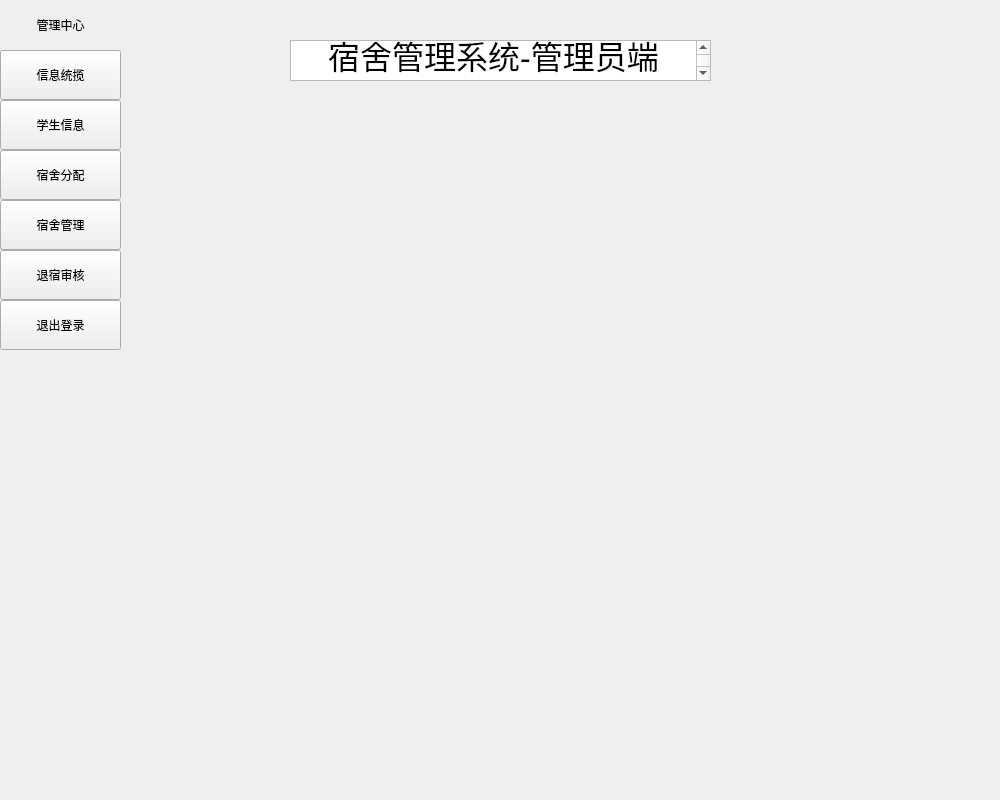
<?xml version="1.0" encoding="UTF-8"?>
<ui version="4.0">
 <class>adminWidget</class>
 <widget class="QWidget" name="adminWidget">
  <property name="geometry">
   <rect>
    <x>0</x>
    <y>0</y>
    <width>1000</width>
    <height>800</height>
   </rect>
  </property>
  <property name="minimumSize">
   <size>
    <width>1000</width>
    <height>800</height>
   </size>
  </property>
  <property name="maximumSize">
   <size>
    <width>1000</width>
    <height>800</height>
   </size>
  </property>
  <property name="windowTitle">
   <string>adminWidget</string>
  </property>
  <widget class="QWidget" name="navList" native="true">
   <property name="geometry">
    <rect>
     <x>0</x>
     <y>0</y>
     <width>121</width>
     <height>750</height>
    </rect>
   </property>
   <property name="minimumSize">
    <size>
     <width>100</width>
     <height>750</height>
    </size>
   </property>
   <widget class="QLabel" name="centerLabel">
    <property name="geometry">
     <rect>
      <x>0</x>
      <y>0</y>
      <width>121</width>
      <height>50</height>
     </rect>
    </property>
    <property name="minimumSize">
     <size>
      <width>100</width>
      <height>50</height>
     </size>
    </property>
    <property name="maximumSize">
     <size>
      <width>16777215</width>
      <height>50</height>
     </size>
    </property>
    <property name="font">
     <font>
      <underline>false</underline>
     </font>
    </property>
    <property name="autoFillBackground">
     <bool>false</bool>
    </property>
    <property name="styleSheet">
     <string notr="true"/>
    </property>
    <property name="text">
     <string>管理中心</string>
    </property>
    <property name="alignment">
     <set>Qt::AlignmentFlag::AlignCenter</set>
    </property>
   </widget>
   <widget class="QPushButton" name="stuInfoButton">
    <property name="geometry">
     <rect>
      <x>0</x>
      <y>100</y>
      <width>121</width>
      <height>50</height>
     </rect>
    </property>
    <property name="minimumSize">
     <size>
      <width>100</width>
      <height>50</height>
     </size>
    </property>
    <property name="styleSheet">
     <string notr="true"/>
    </property>
    <property name="text">
     <string>学生信息</string>
    </property>
   </widget>
   <widget class="QPushButton" name="dormDistrubuteButton">
    <property name="geometry">
     <rect>
      <x>0</x>
      <y>150</y>
      <width>121</width>
      <height>50</height>
     </rect>
    </property>
    <property name="minimumSize">
     <size>
      <width>100</width>
      <height>50</height>
     </size>
    </property>
    <property name="styleSheet">
     <string notr="true"/>
    </property>
    <property name="text">
     <string>宿舍分配</string>
    </property>
   </widget>
   <widget class="QPushButton" name="dormManageButton">
    <property name="geometry">
     <rect>
      <x>0</x>
      <y>200</y>
      <width>121</width>
      <height>50</height>
     </rect>
    </property>
    <property name="minimumSize">
     <size>
      <width>100</width>
      <height>50</height>
     </size>
    </property>
    <property name="text">
     <string>宿舍管理</string>
    </property>
   </widget>
   <widget class="QPushButton" name="checkOutButton">
    <property name="geometry">
     <rect>
      <x>0</x>
      <y>250</y>
      <width>121</width>
      <height>50</height>
     </rect>
    </property>
    <property name="minimumSize">
     <size>
      <width>100</width>
      <height>50</height>
     </size>
    </property>
    <property name="text">
     <string>退宿审核</string>
    </property>
   </widget>
   <widget class="QPushButton" name="sumButton">
    <property name="geometry">
     <rect>
      <x>0</x>
      <y>50</y>
      <width>121</width>
      <height>50</height>
     </rect>
    </property>
    <property name="minimumSize">
     <size>
      <width>100</width>
      <height>50</height>
     </size>
    </property>
    <property name="styleSheet">
     <string notr="true"/>
    </property>
    <property name="text">
     <string>信息统揽</string>
    </property>
   </widget>
   <widget class="QPushButton" name="logoutButton">
    <property name="geometry">
     <rect>
      <x>0</x>
      <y>300</y>
      <width>121</width>
      <height>50</height>
     </rect>
    </property>
    <property name="minimumSize">
     <size>
      <width>100</width>
      <height>50</height>
     </size>
    </property>
    <property name="styleSheet">
     <string notr="true"/>
    </property>
    <property name="text">
     <string>退出登录</string>
    </property>
   </widget>
  </widget>
  <widget class="QTextBrowser" name="textBrowser">
   <property name="geometry">
    <rect>
     <x>290</x>
     <y>40</y>
     <width>421</width>
     <height>41</height>
    </rect>
   </property>
   <property name="html">
    <string>&lt;!DOCTYPE HTML PUBLIC &quot;-//W3C//DTD HTML 4.0//EN&quot; &quot;http://www.w3.org/TR/REC-html40/strict.dtd&quot;&gt;
&lt;html&gt;&lt;head&gt;&lt;meta name=&quot;qrichtext&quot; content=&quot;1&quot; /&gt;&lt;meta charset=&quot;utf-8&quot; /&gt;&lt;style type=&quot;text/css&quot;&gt;
p, li { white-space: pre-wrap; }
hr { height: 1px; border-width: 0; }
li.unchecked::marker { content: &quot;\2610&quot;; }
li.checked::marker { content: &quot;\2612&quot;; }
&lt;/style&gt;&lt;/head&gt;&lt;body style=&quot; font-family:'.AppleSystemUIFont'; font-size:13pt; font-weight:400; font-style:normal;&quot;&gt;
&lt;p align=&quot;center&quot; style=&quot; margin-top:0px; margin-bottom:0px; margin-left:0px; margin-right:0px; -qt-block-indent:0; text-indent:0px;&quot;&gt;&lt;span style=&quot; font-size:24pt;&quot;&gt;宿舍管理系统-管理员端&lt;/span&gt;&lt;/p&gt;&lt;/body&gt;&lt;/html&gt;</string>
   </property>
  </widget>
  <widget class="QStackedWidget" name="stackedWidget">
   <property name="geometry">
    <rect>
     <x>150</x>
     <y>110</y>
     <width>711</width>
     <height>591</height>
    </rect>
   </property>
   <widget class="QWidget" name="sumPage"/>
   <widget class="QWidget" name="stuPage">
    <widget class="QTabWidget" name="stuTab">
     <property name="geometry">
      <rect>
       <x>20</x>
       <y>0</y>
       <width>681</width>
       <height>511</height>
      </rect>
     </property>
     <property name="currentIndex">
      <number>1</number>
     </property>
     <widget class="QWidget" name="infoTab">
      <attribute name="title">
       <string>名单</string>
      </attribute>
      <widget class="QTableWidget" name="stuInfoTable">
       <property name="geometry">
        <rect>
         <x>0</x>
         <y>0</y>
         <width>681</width>
         <height>481</height>
        </rect>
       </property>
      </widget>
     </widget>
     <widget class="QWidget" name="searchTab">
      <attribute name="title">
       <string>搜索</string>
      </attribute>
      <widget class="QPushButton" name="searchButton">
       <property name="geometry">
        <rect>
         <x>290</x>
         <y>50</y>
         <width>100</width>
         <height>32</height>
        </rect>
       </property>
       <property name="text">
        <string>搜索</string>
       </property>
      </widget>
      <widget class="QTableWidget" name="resultTable">
       <property name="geometry">
        <rect>
         <x>-5</x>
         <y>90</y>
         <width>681</width>
         <height>391</height>
        </rect>
       </property>
      </widget>
      <widget class="QWidget" name="layoutWidget">
       <property name="geometry">
        <rect>
         <x>100</x>
         <y>10</y>
         <width>491</width>
         <height>51</height>
        </rect>
       </property>
       <layout class="QHBoxLayout" name="horizontalLayout">
        <item>
         <widget class="QLabel" name="name">
          <property name="text">
           <string>姓名：</string>
          </property>
         </widget>
        </item>
        <item>
         <widget class="QLineEdit" name="nameEdit">
          <property name="text">
           <string/>
          </property>
         </widget>
        </item>
        <item>
         <widget class="QLabel" name="id">
          <property name="text">
           <string>学号：</string>
          </property>
         </widget>
        </item>
        <item>
         <widget class="QLineEdit" name="idEdit"/>
        </item>
       </layout>
      </widget>
     </widget>
    </widget>
   </widget>
   <widget class="QWidget" name="dormMPage">
    <widget class="QTabWidget" name="manageTab">
     <property name="geometry">
      <rect>
       <x>10</x>
       <y>0</y>
       <width>681</width>
       <height>581</height>
      </rect>
     </property>
     <property name="baseSize">
      <size>
       <width>0</width>
       <height>0</height>
      </size>
     </property>
     <property name="currentIndex">
      <number>0</number>
     </property>
     <property name="iconSize">
      <size>
       <width>50</width>
       <height>16</height>
      </size>
     </property>
     <widget class="QWidget" name="bdTable">
      <attribute name="title">
       <string>楼栋信息</string>
      </attribute>
      <widget class="QTableWidget" name="bldgTable">
       <property name="geometry">
        <rect>
         <x>0</x>
         <y>0</y>
         <width>671</width>
         <height>551</height>
        </rect>
       </property>
      </widget>
     </widget>
     <widget class="QWidget" name="bd_mTable">
      <attribute name="title">
       <string>楼栋管理</string>
      </attribute>
      <widget class="QTextBrowser" name="textBrowser_2">
       <property name="geometry">
        <rect>
         <x>20</x>
         <y>10</y>
         <width>91</width>
         <height>41</height>
        </rect>
       </property>
       <property name="html">
        <string>&lt;!DOCTYPE HTML PUBLIC &quot;-//W3C//DTD HTML 4.0//EN&quot; &quot;http://www.w3.org/TR/REC-html40/strict.dtd&quot;&gt;
&lt;html&gt;&lt;head&gt;&lt;meta name=&quot;qrichtext&quot; content=&quot;1&quot; /&gt;&lt;meta charset=&quot;utf-8&quot; /&gt;&lt;style type=&quot;text/css&quot;&gt;
p, li { white-space: pre-wrap; }
hr { height: 1px; border-width: 0; }
li.unchecked::marker { content: &quot;\2610&quot;; }
li.checked::marker { content: &quot;\2612&quot;; }
&lt;/style&gt;&lt;/head&gt;&lt;body style=&quot; font-family:'.AppleSystemUIFont'; font-size:13pt; font-weight:400; font-style:normal;&quot;&gt;
&lt;p style=&quot; margin-top:0px; margin-bottom:0px; margin-left:0px; margin-right:0px; -qt-block-indent:0; text-indent:0px;&quot;&gt;&lt;span style=&quot; font-size:18pt;&quot;&gt;删除楼栋&lt;/span&gt;&lt;/p&gt;&lt;/body&gt;&lt;/html&gt;</string>
       </property>
      </widget>
      <widget class="QTextBrowser" name="textBrowser_3">
       <property name="geometry">
        <rect>
         <x>20</x>
         <y>110</y>
         <width>511</width>
         <height>41</height>
        </rect>
       </property>
       <property name="html">
        <string>&lt;!DOCTYPE HTML PUBLIC &quot;-//W3C//DTD HTML 4.0//EN&quot; &quot;http://www.w3.org/TR/REC-html40/strict.dtd&quot;&gt;
&lt;html&gt;&lt;head&gt;&lt;meta name=&quot;qrichtext&quot; content=&quot;1&quot; /&gt;&lt;meta charset=&quot;utf-8&quot; /&gt;&lt;style type=&quot;text/css&quot;&gt;
p, li { white-space: pre-wrap; }
hr { height: 1px; border-width: 0; }
li.unchecked::marker { content: &quot;\2610&quot;; }
li.checked::marker { content: &quot;\2612&quot;; }
&lt;/style&gt;&lt;/head&gt;&lt;body style=&quot; font-family:'.AppleSystemUIFont'; font-size:13pt; font-weight:400; font-style:normal;&quot;&gt;
&lt;p style=&quot; margin-top:0px; margin-bottom:0px; margin-left:0px; margin-right:0px; -qt-block-indent:0; text-indent:0px;&quot;&gt;&lt;span style=&quot; font-size:18pt;&quot;&gt;增添/修改楼栋（修改功能只能修改层数、房间数、床位数）&lt;/span&gt;&lt;/p&gt;&lt;/body&gt;&lt;/html&gt;</string>
       </property>
      </widget>
      <widget class="QPushButton" name="b_addButton">
       <property name="geometry">
        <rect>
         <x>230</x>
         <y>270</y>
         <width>68</width>
         <height>32</height>
        </rect>
       </property>
       <property name="text">
        <string>增加</string>
       </property>
      </widget>
      <widget class="QPushButton" name="b_modifyButton">
       <property name="geometry">
        <rect>
         <x>310</x>
         <y>270</y>
         <width>68</width>
         <height>32</height>
        </rect>
       </property>
       <property name="text">
        <string>修改</string>
       </property>
      </widget>
      <widget class="QWidget" name="layoutWidget">
       <property name="geometry">
        <rect>
         <x>10</x>
         <y>60</y>
         <width>441</width>
         <height>38</height>
        </rect>
       </property>
       <layout class="QHBoxLayout" name="horizontalLayout_3">
        <item>
         <widget class="QLabel" name="deleteLabel">
          <property name="text">
           <string>    园区：</string>
          </property>
         </widget>
        </item>
        <item>
         <widget class="QComboBox" name="delete_locCombo"/>
        </item>
        <item>
         <widget class="QLabel" name="label">
          <property name="text">
           <string>    楼栋号：</string>
          </property>
         </widget>
        </item>
        <item>
         <widget class="QComboBox" name="delete_bldgCombo"/>
        </item>
        <item>
         <widget class="QPushButton" name="b_deleteButton">
          <property name="text">
           <string>删除</string>
          </property>
         </widget>
        </item>
       </layout>
      </widget>
      <widget class="QWidget" name="layoutWidget">
       <property name="geometry">
        <rect>
         <x>50</x>
         <y>160</y>
         <width>521</width>
         <height>102</height>
        </rect>
       </property>
       <layout class="QHBoxLayout" name="horizontalLayout_10">
        <item>
         <layout class="QVBoxLayout" name="verticalLayout">
          <item>
           <layout class="QHBoxLayout" name="horizontalLayout_4">
            <item>
             <widget class="QLabel" name="label_2">
              <property name="text">
               <string>园区：</string>
              </property>
             </widget>
            </item>
            <item>
             <widget class="QLineEdit" name="add_locLine"/>
            </item>
           </layout>
          </item>
          <item>
           <layout class="QHBoxLayout" name="horizontalLayout_5">
            <item>
             <widget class="QLabel" name="label_3">
              <property name="text">
               <string>楼栋号：</string>
              </property>
             </widget>
            </item>
            <item>
             <widget class="QLineEdit" name="add_bldg_line"/>
            </item>
           </layout>
          </item>
          <item>
           <layout class="QHBoxLayout" name="horizontalLayout_6">
            <item>
             <widget class="QLabel" name="label_4">
              <property name="text">
               <string>类型：</string>
              </property>
             </widget>
            </item>
            <item>
             <widget class="QComboBox" name="add_genderCombo">
              <item>
               <property name="text">
                <string/>
               </property>
              </item>
              <item>
               <property name="text">
                <string>男生宿舍</string>
               </property>
              </item>
              <item>
               <property name="text">
                <string>女生宿舍</string>
               </property>
              </item>
             </widget>
            </item>
           </layout>
          </item>
         </layout>
        </item>
        <item>
         <layout class="QVBoxLayout" name="verticalLayout_2">
          <item>
           <layout class="QHBoxLayout" name="horizontalLayout_7">
            <item>
             <widget class="QLabel" name="label_5">
              <property name="text">
               <string>层数：</string>
              </property>
             </widget>
            </item>
            <item>
             <widget class="QLineEdit" name="floorEdit"/>
            </item>
           </layout>
          </item>
          <item>
           <layout class="QHBoxLayout" name="horizontalLayout_8">
            <item>
             <widget class="QLabel" name="label_6">
              <property name="text">
               <string>房间数：</string>
              </property>
             </widget>
            </item>
            <item>
             <widget class="QLineEdit" name="roomEdit"/>
            </item>
           </layout>
          </item>
          <item>
           <layout class="QHBoxLayout" name="horizontalLayout_9">
            <item>
             <widget class="QLabel" name="label_7">
              <property name="text">
               <string>床位数</string>
              </property>
             </widget>
            </item>
            <item>
             <widget class="QLineEdit" name="capacityEdit"/>
            </item>
           </layout>
          </item>
         </layout>
        </item>
       </layout>
      </widget>
     </widget>
     <widget class="QWidget" name="dmTable">
      <attribute name="title">
       <string>宿舍信息</string>
      </attribute>
      <widget class="QTableWidget" name="dmtTable">
       <property name="geometry">
        <rect>
         <x>0</x>
         <y>0</y>
         <width>671</width>
         <height>551</height>
        </rect>
       </property>
      </widget>
     </widget>
     <widget class="QWidget" name="dm_mTable">
      <attribute name="title">
       <string>宿舍管理</string>
      </attribute>
      <widget class="QLineEdit" name="dd_dormEdit">
       <property name="geometry">
        <rect>
         <x>200</x>
         <y>70</y>
         <width>191</width>
         <height>21</height>
        </rect>
       </property>
      </widget>
      <widget class="QLabel" name="label_22">
       <property name="geometry">
        <rect>
         <x>120</x>
         <y>70</y>
         <width>58</width>
         <height>16</height>
        </rect>
       </property>
       <property name="text">
        <string>宿舍号：</string>
       </property>
      </widget>
      <widget class="QWidget" name="layoutWidget_6">
       <property name="geometry">
        <rect>
         <x>110</x>
         <y>100</y>
         <width>211</width>
         <height>32</height>
        </rect>
       </property>
       <layout class="QHBoxLayout" name="horizontalLayout_28">
        <item>
         <widget class="QLabel" name="deleteLabel_6">
          <property name="text">
           <string>    宿舍类型：</string>
          </property>
         </widget>
        </item>
        <item>
         <widget class="QComboBox" name="dd_dormCombo">
          <item>
           <property name="text">
            <string/>
           </property>
          </item>
          <item>
           <property name="text">
            <string>四人间</string>
           </property>
          </item>
          <item>
           <property name="text">
            <string>单人间</string>
           </property>
          </item>
          <item>
           <property name="text">
            <string>双人间</string>
           </property>
          </item>
          <item>
           <property name="text">
            <string>六人间</string>
           </property>
          </item>
          <item>
           <property name="text">
            <string>八人间</string>
           </property>
          </item>
          <item>
           <property name="text">
            <string>十人间</string>
           </property>
          </item>
         </widget>
        </item>
       </layout>
      </widget>
      <widget class="QPushButton" name="dd_addButton">
       <property name="geometry">
        <rect>
         <x>130</x>
         <y>160</y>
         <width>100</width>
         <height>32</height>
        </rect>
       </property>
       <property name="text">
        <string>增加</string>
       </property>
      </widget>
      <widget class="QPushButton" name="dd_modifyButton">
       <property name="geometry">
        <rect>
         <x>270</x>
         <y>160</y>
         <width>100</width>
         <height>32</height>
        </rect>
       </property>
       <property name="text">
        <string>修改</string>
       </property>
      </widget>
      <widget class="QPushButton" name="dd_deleteButton">
       <property name="geometry">
        <rect>
         <x>410</x>
         <y>160</y>
         <width>100</width>
         <height>32</height>
        </rect>
       </property>
       <property name="text">
        <string>删除</string>
       </property>
      </widget>
      <widget class="QWidget" name="layoutWidget">
       <property name="geometry">
        <rect>
         <x>110</x>
         <y>20</y>
         <width>421</width>
         <height>32</height>
        </rect>
       </property>
       <layout class="QHBoxLayout" name="horizontalLayout_27">
        <item>
         <widget class="QLabel" name="deleteLabel_4">
          <property name="text">
           <string>    园区：</string>
          </property>
         </widget>
        </item>
        <item>
         <widget class="QComboBox" name="dd_locCombo"/>
        </item>
        <item>
         <widget class="QLabel" name="deleteLabel_5">
          <property name="text">
           <string>    楼栋：</string>
          </property>
         </widget>
        </item>
        <item>
         <widget class="QComboBox" name="dd_bldgCombo"/>
        </item>
       </layout>
      </widget>
     </widget>
    </widget>
   </widget>
   <widget class="QWidget" name="reviewPage">
    <widget class="QTabWidget" name="reviewTab">
     <property name="geometry">
      <rect>
       <x>20</x>
       <y>0</y>
       <width>681</width>
       <height>521</height>
      </rect>
     </property>
     <property name="currentIndex">
      <number>1</number>
     </property>
     <widget class="QWidget" name="todoTab">
      <attribute name="title">
       <string>待处理</string>
      </attribute>
      <widget class="QTableWidget" name="todoTable">
       <property name="geometry">
        <rect>
         <x>-5</x>
         <y>11</y>
         <width>681</width>
         <height>471</height>
        </rect>
       </property>
      </widget>
     </widget>
     <widget class="QWidget" name="historyTab">
      <attribute name="title">
       <string>历史记录</string>
      </attribute>
      <widget class="QWidget" name="layoutWidget_2">
       <property name="geometry">
        <rect>
         <x>90</x>
         <y>10</y>
         <width>491</width>
         <height>51</height>
        </rect>
       </property>
       <layout class="QHBoxLayout" name="horizontalLayout_11">
        <item>
         <widget class="QLabel" name="d_name_2">
          <property name="text">
           <string>姓名：</string>
          </property>
         </widget>
        </item>
        <item>
         <widget class="QLineEdit" name="r_nameEdit">
          <property name="text">
           <string/>
          </property>
         </widget>
        </item>
        <item>
         <widget class="QLabel" name="d_id_2">
          <property name="text">
           <string>学号：</string>
          </property>
         </widget>
        </item>
        <item>
         <widget class="QLineEdit" name="r_idLineEdit"/>
        </item>
       </layout>
      </widget>
      <widget class="QPushButton" name="r_searchButton">
       <property name="geometry">
        <rect>
         <x>290</x>
         <y>60</y>
         <width>100</width>
         <height>32</height>
        </rect>
       </property>
       <property name="text">
        <string>搜索</string>
       </property>
      </widget>
      <widget class="QTableWidget" name="historyTable">
       <property name="geometry">
        <rect>
         <x>0</x>
         <y>90</y>
         <width>681</width>
         <height>401</height>
        </rect>
       </property>
      </widget>
     </widget>
    </widget>
   </widget>
   <widget class="QWidget" name="dormPage">
    <widget class="QTabWidget" name="dormTab">
     <property name="geometry">
      <rect>
       <x>20</x>
       <y>0</y>
       <width>681</width>
       <height>511</height>
      </rect>
     </property>
     <property name="currentIndex">
      <number>1</number>
     </property>
     <widget class="QWidget" name="dinfoTab">
      <attribute name="title">
       <string>名单</string>
      </attribute>
      <widget class="QTableWidget" name="dinfoTable">
       <property name="geometry">
        <rect>
         <x>0</x>
         <y>0</y>
         <width>681</width>
         <height>481</height>
        </rect>
       </property>
      </widget>
     </widget>
     <widget class="QWidget" name="dsearchTab">
      <attribute name="title">
       <string>搜索</string>
      </attribute>
      <widget class="QPushButton" name="d_searchButton">
       <property name="geometry">
        <rect>
         <x>290</x>
         <y>50</y>
         <width>100</width>
         <height>32</height>
        </rect>
       </property>
       <property name="text">
        <string>搜索</string>
       </property>
      </widget>
      <widget class="QTableWidget" name="d_resultTable">
       <property name="geometry">
        <rect>
         <x>-5</x>
         <y>90</y>
         <width>681</width>
         <height>391</height>
        </rect>
       </property>
      </widget>
      <widget class="QWidget" name="layoutWidget">
       <property name="geometry">
        <rect>
         <x>100</x>
         <y>10</y>
         <width>491</width>
         <height>51</height>
        </rect>
       </property>
       <layout class="QHBoxLayout" name="horizontalLayout_2">
        <item>
         <widget class="QLabel" name="d_name">
          <property name="text">
           <string>姓名：</string>
          </property>
         </widget>
        </item>
        <item>
         <widget class="QLineEdit" name="d_nameEdit">
          <property name="text">
           <string/>
          </property>
         </widget>
        </item>
        <item>
         <widget class="QLabel" name="d_id">
          <property name="text">
           <string>学号：</string>
          </property>
         </widget>
        </item>
        <item>
         <widget class="QLineEdit" name="d_idEdit"/>
        </item>
       </layout>
      </widget>
     </widget>
    </widget>
   </widget>
  </widget>
 </widget>
 <resources/>
 <connections/>
</ui>
